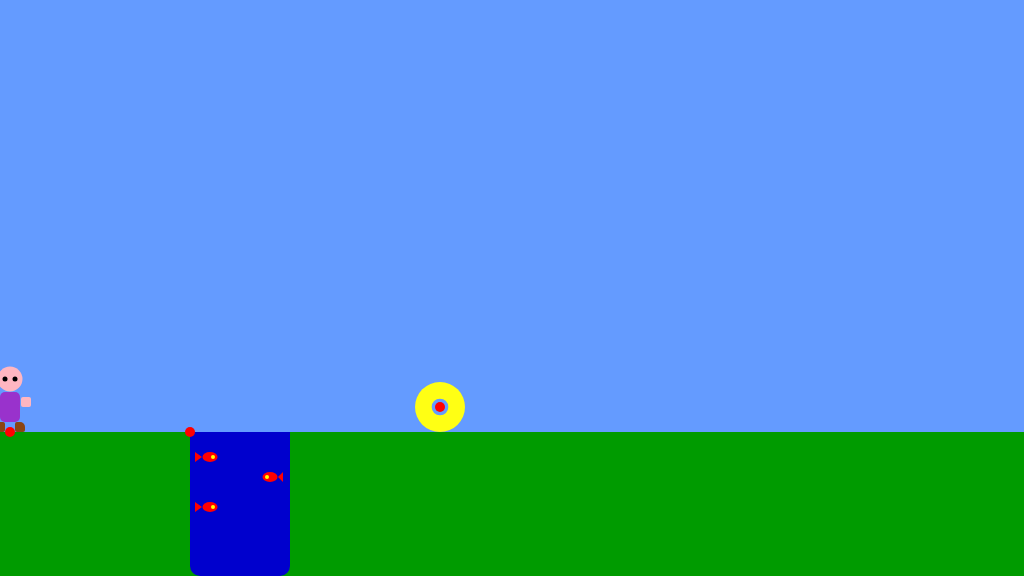
Frame 1 (no input)
Frame 60 (no input): identical to frame 1, image omitted
Frame 120 (the mouse pressed at the canvas centre since frame 60): identical to frame 1, image omitted

The p5.js sketch that drew this single still picture (run headless with seeded random() and noise() and a simulated clock; from frame 60 on, the mouse is pressed at the canvas centre):

// p5.js sketch
// ── sketch.js
/*

The Game Project

3b - Canyons and Coins

*/


var gameChar_x;
var gameChar_y;
var floorPos_y;

var isLeft;
var isRight;
var isFalling;
var isPlummeting;

var collectable;
var canyon;


function setup()
{
	createCanvas(1024, 576);
	floorPos_y = height * 3/4;
	gameChar_x = 10//width/2;
	gameChar_y = floorPos_y;

	isLeft = false;
	isRight = false;
	isFalling = false;
	isPlummeting = false;

	
	canyon = 
	{
		x_pos: 190,
		width: 100,
	}

	collectable = 
	{
		x_pos: 440,
		y_pos: floorPos_y - 25,
		size: 50,
		isFound: false
	}
}

function draw()
{

	///////////DRAWING CODE//////////

	background(100,155,255); //fill the sky blue

	noStroke();
	fill(0,155,0);
	rect(0, floorPos_y, width, height - floorPos_y); //draw some green ground

	// canyon
	fill(0,0,205)
	rect(canyon.x_pos, floorPos_y, canyon.width, height - floorPos_y , 0, 0, 10, 10)
	fill(255,0,0)

	// fish 1
	ellipse(canyon.x_pos + 20, floorPos_y + 25, 15,10)
	triangle(canyon.x_pos + 12, floorPos_y + 25 ,canyon.x_pos + 5, floorPos_y + 20,canyon.x_pos + 5, floorPos_y + 30)

	// fish 2
	ellipse(canyon.x_pos + canyon.width - 20, floorPos_y + 45, 15,10)
	triangle(canyon.x_pos + canyon.width - 12, floorPos_y + 45 ,canyon.x_pos + canyon.width - 7, floorPos_y + 40,canyon.x_pos + canyon.width - 7, floorPos_y + 50)

	// fish 3
	ellipse(canyon.x_pos + 20, floorPos_y + 75, 15,10)
	triangle(canyon.x_pos + 12, floorPos_y + 75 ,canyon.x_pos + 5, floorPos_y + 70,canyon.x_pos + 5, floorPos_y + 80)

	// fish eyes
	stroke(255,255, 0)
	strokeWeight(4)
	point(canyon.x_pos + 23, floorPos_y + 25)
	point(canyon.x_pos + canyon.width - 23, floorPos_y + 45)
	point(canyon.x_pos + 23, floorPos_y + 75)
	noStroke();

	fill("red")
	ellipse(canyon.x_pos, floorPos_y, 10)

	// collectable
	if(dist(gameChar_x,gameChar_y,collectable.x_pos, collectable.y_pos) < 40)
	{
		collectable.isFound = true;
	}
	if(collectable.isFound == false)
	{
		fill(255,255,20)
		circle( collectable.x_pos, collectable.y_pos, collectable.size )
		fill(100, 155, 255)
		circle( collectable.x_pos, collectable.y_pos, collectable.size/3 )
		
		fill("red")
		ellipse(collectable.x_pos, collectable.y_pos, 10)
	}
	

	//the game character
	if(isLeft && isFalling)
	{
		// add your jumping-left code
		//head
		fill(255, 182, 193);
		ellipse(gameChar_x, gameChar_y - 63, 25,25);
		
		// eyes
		fill(0);
		ellipse(gameChar_x - 5, gameChar_y - 63, 5,5);
		
		// feet
		fill(139, 69, 19);
		rect(gameChar_x, gameChar_y- 10, 10,10,5,2,2,2);
		rect(gameChar_x - 20, gameChar_y - 20 , 10,10,5,2,2,2);
		
		// body
		fill(153,50,204)
		rect(gameChar_x- 10, gameChar_y - 50, 20, 40,5);
		
		//hands
		fill(255, 182, 193);
		rect(gameChar_x - 15, gameChar_y - 50, 10,10,2);

	}
	else if(isRight && isFalling)
	{
		// add your jumping-right code
		// head
		fill(255, 182, 193);
		ellipse(gameChar_x, gameChar_y - 63, 25,25);
		
		// eyes
		fill(0);
		ellipse(gameChar_x + 5, gameChar_y - 63, 5,5);
		
		// feet
		fill(139, 69, 19);
		rect(gameChar_x- 10, gameChar_y- 10, 10,10,2,5,2,2);
		rect(gameChar_x+ 10, gameChar_y - 20, 10,10,2,5,2,2);
		
		// body
		fill(153,50,204)
		rect(gameChar_x- 10, gameChar_y - 50, 20, 40, 5);
		
		//hands
		fill(255, 182, 193);
		rect(gameChar_x + 5 , gameChar_y- 50, 10,10,2);

	}
	else if(isLeft)
	{
		// add your walking left code
		//head
		fill(255, 182, 193);
		ellipse(gameChar_x, gameChar_y - 53, 25,25);

		// eyes
		fill(0);
		ellipse(gameChar_x - 5, gameChar_y - 53, 5,5);
		
		// feet
		fill(139, 69, 19);
		rect(gameChar_x, gameChar_y- 10, 10,10,5,2,2,2);
		rect(gameChar_x - 18, gameChar_y- 10, 10,10,5,2,2,2);
		
		// body
		fill(153,50,204)
		rect(gameChar_x- 10, gameChar_y - 40, 20, 30, 5);
		
		//hands
		fill(255, 182, 193);
		rect(gameChar_x - 15, gameChar_y- 30, 10,10, 2);
	}
	else if(isRight)
	{
		// add your walking right code
		// head
		fill(255, 182, 193);
		ellipse(gameChar_x, gameChar_y - 53, 25,25);

		
		// eyes
		fill(0);
		ellipse(gameChar_x + 5, gameChar_y - 53, 5,5);
		
		// feet
		fill(139, 69, 19);
		rect(gameChar_x- 10, gameChar_y- 10, 10,10,2,5,2,2);
		rect(gameChar_x+ 10, gameChar_y- 10, 10,10,2,5,2,2);
		
		// body
		fill(153,50,204)
		rect(gameChar_x- 10, gameChar_y - 40, 20, 30, 5);
		
		//hands
		fill(255, 182, 193);
		rect(gameChar_x + 5 , gameChar_y- 30, 10,10,2);

	}
	else if(isFalling || isPlummeting)
	{
		// add your jumping facing forwards code
		//head
		fill(255, 182, 193);
		ellipse(gameChar_x, gameChar_y - 63, 25,25);

		//hands
		rect(gameChar_x- 23, gameChar_y- 60, 10,10, 2);
		rect(gameChar_x+ 13, gameChar_y- 60, 10,10, 2);
		
		// eyes
		fill(0);
		ellipse(gameChar_x - 5, gameChar_y - 63, 5,5);
		ellipse(gameChar_x + 5, gameChar_y - 63, 5,5);
		
		// feet
		fill(139, 69, 19);
		rect(gameChar_x- 20, gameChar_y- 10, 10, 10, 5, 2, 2, 2);
		rect(gameChar_x+ 10, gameChar_y- 10, 10, 10, 2, 5, 2, 2);
		
		// body
		fill(153,50,204)
		rect(gameChar_x- 10, gameChar_y - 50, 20, 40, 5);
	}
	else
	{
		// add your standing front facing code
		//head
		fill(255, 182, 193);
		ellipse(gameChar_x, gameChar_y - 53, 25,25);

		//hands
		rect(gameChar_x- 21, gameChar_y- 35, 10,10, 2);
		rect(gameChar_x+ 11, gameChar_y- 35, 10,10, 2);

		// eyes
		fill(0);
		ellipse(gameChar_x - 5, gameChar_y - 53, 5,5);
		ellipse(gameChar_x + 5, gameChar_y - 53, 5,5);
		
		// feet
		fill(139, 69, 19);
		rect(gameChar_x- 15, gameChar_y- 10, 10,10,5,2,2,2);
		rect(gameChar_x+ 5, gameChar_y- 10, 10,10,2,5,2,2);
		
		// body
		fill(153,50,204);
		rect(gameChar_x- 10, gameChar_y - 40, 20, 30, 5);

		fill("red");
		ellipse(gameChar_x, gameChar_y, 10);
	}


	///////////INTERACTION CODE//////////
	//Put conditional statements to move the game character below here
	//// Turn Left and Right
	if(isLeft == true)
	{
		gameChar_x -= 3;
	}
	else if(isRight == true)
	{
		gameChar_x += 3;
	}
	//// Jump

	if(gameChar_y < floorPos_y)
	{
		gameChar_y += 1;
		isFalling = true;
	}
	else
	{
		isFalling = false;
	}

	//Plummeting
	if(gameChar_x > canyon.x_pos && gameChar_x < canyon.x_pos + canyon.width && gameChar_y >= floorPos_y)
	{
		console.log('over')
		isPlummeting = true;
	}
	if(isPlummeting == true)
	{
		gameChar_y += 3;
	}
}


function keyPressed()
{
	// if statements to control the animation of the character when
	// keys are pressed.
	if(isPlummeting == false)
	{

		if (keyCode == 65)
		{
			isLeft = true;
		}
		else if(keyCode == 68)
		{
			isRight = true;
		}
		if (keyCode == 87 && isFalling == false)
		{
			gameChar_y -= 100;
		}
	}
	

	//open up the console to see how these work
	console.log("keyPressed: " + key);
	console.log("keyPressed: " + keyCode);
}

function keyReleased()
{
	// if statements to control the animation of the character when
	// keys are released.

	console.log("keyReleased: " + key);
	console.log("keyReleased: " + keyCode);
	if (keyCode == 65)
	{
		isLeft = false;
	}
	else if(keyCode == 68)
	{
		isRight = false;
	}
	
}
